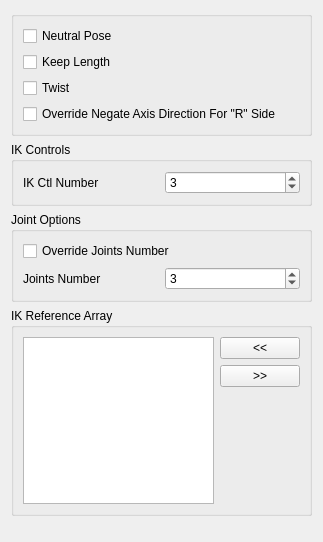
<?xml version="1.0" encoding="UTF-8"?>
<ui version="4.0">
 <class>Form</class>
 <widget class="QWidget" name="Form">
  <property name="geometry">
   <rect>
    <x>0</x>
    <y>0</y>
    <width>323</width>
    <height>542</height>
   </rect>
  </property>
  <property name="windowTitle">
   <string>Form</string>
  </property>
  <layout class="QGridLayout" name="gridLayout">
   <item row="4" column="0">
    <spacer name="verticalSpacer">
     <property name="orientation">
      <enum>Qt::Vertical</enum>
     </property>
     <property name="sizeHint" stdset="0">
      <size>
       <width>20</width>
       <height>40</height>
      </size>
     </property>
    </spacer>
   </item>
   <item row="2" column="0">
    <widget class="QGroupBox" name="groupBox_2">
     <property name="title">
      <string>Joint Options</string>
     </property>
     <layout class="QGridLayout" name="gridLayout_3">
      <item row="0" column="0">
       <widget class="QCheckBox" name="overrideJntNb_checkBox">
        <property name="text">
         <string notr="true">Override Joints Number</string>
        </property>
       </widget>
      </item>
      <item row="1" column="0">
       <layout class="QHBoxLayout" name="horizontalLayout">
        <item>
         <widget class="QLabel" name="jntNb_label">
          <property name="text">
           <string>Joints Number</string>
          </property>
         </widget>
        </item>
        <item>
         <widget class="QSpinBox" name="jntNb_spinBox">
          <property name="minimum">
           <number>1</number>
          </property>
          <property name="maximum">
           <number>999</number>
          </property>
          <property name="value">
           <number>3</number>
          </property>
         </widget>
        </item>
       </layout>
      </item>
     </layout>
    </widget>
   </item>
   <item row="0" column="0">
    <widget class="QGroupBox" name="groupBox">
     <property name="title">
      <string/>
     </property>
     <layout class="QGridLayout" name="gridLayout_2">
      <item row="0" column="0">
       <layout class="QVBoxLayout" name="verticalLayout">
        <item>
         <widget class="QCheckBox" name="neutralPose_checkBox">
          <property name="text">
           <string notr="true">Neutral Pose</string>
          </property>
         </widget>
        </item>
        <item>
         <widget class="QCheckBox" name="keepLength_checkBox">
          <property name="text">
           <string notr="true">Keep Length</string>
          </property>
         </widget>
        </item>
        <item>
         <widget class="QCheckBox" name="twist_checkBox">
          <property name="text">
           <string notr="true">Twist</string>
          </property>
         </widget>
        </item>
        <item>
         <widget class="QCheckBox" name="overrideNegate_checkBox">
          <property name="text">
           <string notr="true">Override Negate Axis Direction For &quot;R&quot; Side</string>
          </property>
         </widget>
        </item>
       </layout>
      </item>
     </layout>
    </widget>
   </item>
   <item row="1" column="0">
    <widget class="QGroupBox" name="groupBox_3">
     <property name="title">
      <string>IK Controls</string>
     </property>
     <layout class="QGridLayout" name="gridLayout_4">
      <item row="0" column="0">
       <layout class="QHBoxLayout" name="horizontalLayout_2">
        <item>
         <widget class="QLabel" name="ikNb_label">
          <property name="text">
           <string>IK Ctl Number</string>
          </property>
         </widget>
        </item>
        <item>
         <widget class="QSpinBox" name="ikNb_spinBox">
          <property name="minimum">
           <number>1</number>
          </property>
          <property name="maximum">
           <number>999</number>
          </property>
          <property name="value">
           <number>3</number>
          </property>
         </widget>
        </item>
       </layout>
      </item>
     </layout>
    </widget>
   </item>
   <item row="3" column="0">
    <widget class="QGroupBox" name="ikRefArray_groupBox">
     <property name="title">
      <string>IK Reference Array</string>
     </property>
     <layout class="QGridLayout" name="gridLayout_5">
      <item row="0" column="0">
       <layout class="QHBoxLayout" name="ikRefArray_horizontalLayout">
        <item>
         <layout class="QVBoxLayout" name="ikRefArray_verticalLayout_1">
          <item>
           <widget class="QListWidget" name="ikRefArray_listWidget">
            <property name="dragDropOverwriteMode">
             <bool>true</bool>
            </property>
            <property name="dragDropMode">
             <enum>QAbstractItemView::InternalMove</enum>
            </property>
            <property name="defaultDropAction">
             <enum>Qt::MoveAction</enum>
            </property>
            <property name="alternatingRowColors">
             <bool>true</bool>
            </property>
            <property name="selectionMode">
             <enum>QAbstractItemView::ExtendedSelection</enum>
            </property>
            <property name="selectionRectVisible">
             <bool>false</bool>
            </property>
           </widget>
          </item>
         </layout>
        </item>
        <item>
         <layout class="QVBoxLayout" name="ikRefArray_verticalLayout_2">
          <item>
           <widget class="QPushButton" name="ikRefArrayAdd_pushButton">
            <property name="text">
             <string>&lt;&lt;</string>
            </property>
           </widget>
          </item>
          <item>
           <widget class="QPushButton" name="ikRefArrayRemove_pushButton">
            <property name="text">
             <string>&gt;&gt;</string>
            </property>
           </widget>
          </item>
          <item>
           <spacer name="ikRefArray_verticalSpacer">
            <property name="orientation">
             <enum>Qt::Vertical</enum>
            </property>
            <property name="sizeHint" stdset="0">
             <size>
              <width>20</width>
              <height>40</height>
             </size>
            </property>
           </spacer>
          </item>
         </layout>
        </item>
       </layout>
      </item>
     </layout>
    </widget>
   </item>
  </layout>
 </widget>
 <resources/>
 <connections/>
</ui>
